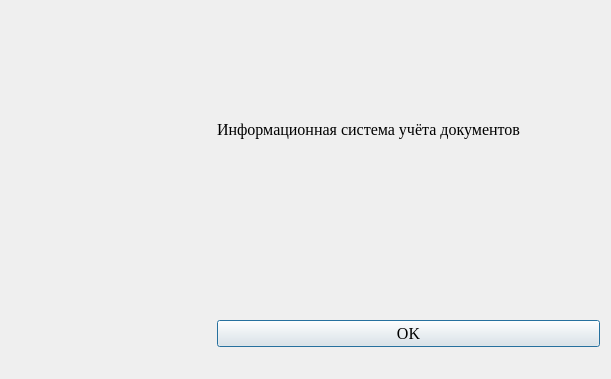
<?xml version="1.0" encoding="UTF-8"?>
<ui version="4.0">
 <class>AboutDialog</class>
 <widget class="QDialog" name="AboutDialog">
  <property name="geometry">
   <rect>
    <x>0</x>
    <y>0</y>
    <width>611</width>
    <height>379</height>
   </rect>
  </property>
  <property name="font">
   <font>
    <family>Times New Roman</family>
    <pointsize>12</pointsize>
   </font>
  </property>
  <property name="windowTitle">
   <string>О программе ...</string>
  </property>
  <property name="windowIcon">
   <iconset resource="../../../res.qrc">
    <normaloff>:/icons/icon.png</normaloff>:/icons/icon.png</iconset>
  </property>
  <property name="modal">
   <bool>true</bool>
  </property>
  <layout class="QGridLayout" name="gridLayout">
   <item row="0" column="0">
    <widget class="QLabel" name="label">
     <property name="maximumSize">
      <size>
       <width>200</width>
       <height>200</height>
      </size>
     </property>
     <property name="text">
      <string/>
     </property>
     <property name="pixmap">
      <pixmap resource="../../../res.qrc">:/icons/icon.png</pixmap>
     </property>
     <property name="scaledContents">
      <bool>true</bool>
     </property>
    </widget>
   </item>
   <item row="2" column="1">
    <widget class="QPushButton" name="okButton">
     <property name="text">
      <string>OK</string>
     </property>
    </widget>
   </item>
   <item row="0" column="1">
    <widget class="QLabel" name="label_2">
     <property name="font">
      <font>
       <family>Times New Roman</family>
       <pointsize>12</pointsize>
      </font>
     </property>
     <property name="text">
      <string>&lt;html&gt;&lt;head/&gt;&lt;body&gt;&lt;p&gt;Информационная система учёта документов&lt;/p&gt;&lt;/body&gt;&lt;/html&gt;</string>
     </property>
    </widget>
   </item>
   <item row="1" column="1">
    <widget class="QLabel" name="aboutLabel">
     <property name="maximumSize">
      <size>
       <width>16777215</width>
       <height>40</height>
      </size>
     </property>
     <property name="styleSheet">
      <string notr="true">color:blue;</string>
     </property>
     <property name="text">
      <string/>
     </property>
    </widget>
   </item>
  </layout>
 </widget>
 <resources>
  <include location="../../../res.qrc"/>
 </resources>
 <connections/>
</ui>
